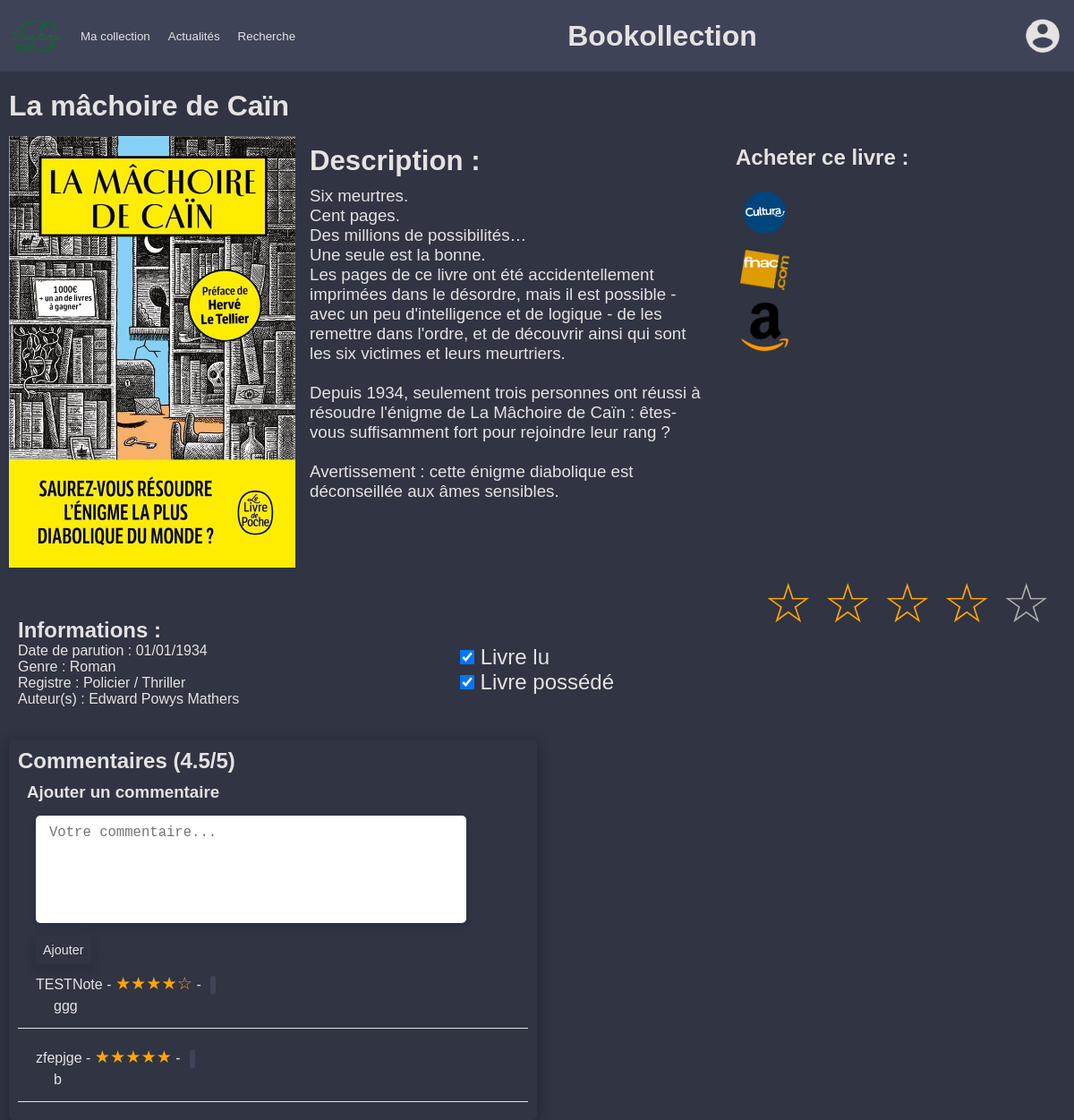
Screenshot of /livre.php?idLivre=1 (signed in) with the database file from the repository.
### tables this page shows
CREATE TABLE `livre` (
  `idLivre` int(11) NOT NULL,
  `titre` varchar(40) NOT NULL,
  `description` text NOT NULL,
  `couverture` varchar(100) NOT NULL,
  `dateParution` date DEFAULT NULL,
  `idGenre` int(11) NOT NULL
);

CREATE TABLE `sitecommercial` (
  `idSite` int(11) NOT NULL,
  `nomSite` varchar(20) NOT NULL,
  `urlSite` varchar(100) NOT NULL,
  `logo` varchar(100) DEFAULT NULL
);

CREATE TABLE `genre` (
  `idGenre` int(11) NOT NULL,
  `nomGenre` varchar(20) NOT NULL
);

CREATE TABLE `auteur` (
  `idAuteur` int(11) NOT NULL,
  `nomAuteur` varchar(20) NOT NULL,
  `prenomAuteur` varchar(20) NOT NULL
);

CREATE TABLE `ajoutcollection` (
  `idUtilisateur` int(11) NOT NULL,
  `idLivre` int(11) NOT NULL,
  `note` int(11) DEFAULT NULL,
  `avis` varchar(200) DEFAULT NULL,
  `lu` tinyint(1) NOT NULL,
  `possede` tinyint(1) NOT NULL,
  `dateCommentaire` date DEFAULT NULL
);

CREATE TABLE `utilisateur` (
  `idUtilisateur` int(11) NOT NULL,
  `nomUtilisateur` varchar(20) NOT NULL,
  `MotDePasse` varchar(255) NOT NULL,
  `email` varchar(50) NOT NULL,
  `newsletter` tinyint(1) NOT NULL,
  `dateNaissance` date DEFAULT NULL
);

### date.php (called while the page is built)
<?php
function dateFormat($dateV){
    if ($dateV == NULL) {
        return NULL;
    }
    $dateV = new DateTime($dateV);
    $date = $dateV->format('d/m/Y');
    return $date;
}
?>

### livreEstRegistre.php (called while the page is built, shortened)
<?php
function livreEstRegistre($idLivre){
    $link = mysqli_connect('localhost','root','','bookollection',3306);
    $result = "";
    $req_registre = "SELECT nomRegistre FROM registre INNER JOIN livreestregistre USING(idRegistre) WHERE livreestregistre.idLivre = $idLivre";
    if ($result_registre = mysqli_query($link,$req_registre)){
        $i = 0;
        while ($row_registre = mysqli_fetch_row($result_registre)){
            if ($i == 0){
                $result=$result. $row_registre[0];
            }else{
                $result=$result. ", ".$row_registre[0];
            }
            $i++;
        }
    }
    return $result;
}
?>

### livreEstEcritPar.php (called while the page is built, shortened)
<?php
function livreEstEcritPar($idLivre){
    $link = mysqli_connect('localhost','root','','bookollection',3306);
    $result = "";
    $req_auteur = "SELECT prenomAuteur,nomAuteur FROM auteur, ecritpar WHERE auteur.idAuteur = ecritpar.idAuteur AND ecritpar.idLivre = $idLivre";
    if ($result_auteur = mysqli_query($link,$req_auteur)){
        $i = 0;
        while ($row_auteur = mysqli_fetch_row($result_auteur)){
            if ($i == 0){
                $result=$result. $row_auteur[0]." ".$row_auteur[1];
            }else{
                $result=$result. ", ".$row_auteur[0]." ".$row_auteur[1];
            }
            $i++;
        }
    }
    return $result;
}
?>

### moyNotes.php (called while the page is built, shortened)
<?php
function moyNotes($idLivre){
    $link = mysqli_connect('localhost','root','','bookollection',3306);
    $tab_notes = array();
    $req_notes = "SELECT note FROM ajoutcollection WHERE idLivre = $idLivre AND note IS NOT NULL";
    $result_notes = mysqli_query($link,$req_notes);
    $nb_notes = mysqli_num_rows($result_notes);
    if ($nb_notes == 0){
        return " - ";
    }else{
        while ($row_notes = mysqli_fetch_row($result_notes)){
            $tab_notes[] = $row_notes[0];
        }
        $moy = array_sum($tab_notes)/$nb_notes;
        return round($moy,2);
    }
}
?>

### noteLivre.php (called while the page is built)
<?php
function noteStyle($note){
    $result = "";
    if ($note == 0){
        return " ";
    }else{
        $result1 = "☆";
        $result2 = "☆";
        $result3 = "☆";
        $result4 = "☆";
        $result5 = "☆";
    for ($i=0;$i<$note;$i++){
        if ($i == 0){
            $result1 = "★";
        }
        if ($i == 1){
            $result2 = "★";
        }
        if ($i == 2){
            $result3 = "★";
        }
        if ($i == 3){
            $result4 = "★";
        }
        if ($i == 4){
            $result5 = "★";
        }
    }
    $result = $result1.$result2.$result3.$result4.$result5;
}
    return $result;
}
?>

### livre.php (the view, shortened to what this page needs)
<!DOCTYPE html>
<html lang="fr">
    <head>
        <link rel="stylesheet" href="styles/livrephp.css">
        <link rel="stylesheet" href="styles/popup.css">
    </head>
    <body>
        <header>
            <nav>
                <img alt="Logo de MyBookollection" src="images/ico-removebg-preview.png">
                <input class="nav_button" type="button" onclick="window.location.href = 'collection.php';" value="Ma collection">
            <input class="nav_button" type="button" onclick="window.location.href = 'actualites.php';" value="Actualités">
            <input class="nav_button" type="button" onclick="window.location.href = 'recherche.php';" value="Recherche">
            </nav>
            <h1>Bookollection</h1>
        <button id="bouton_compte"><img alt="compte" src="images/account_circle_clair-removebg-preview.png" id="img_compte"></button>
        </header>
<?php
    require('date.php');
    require('moyNotes.php');
    require('livreEstEcritPar.php');
    require('livreEstRegistre.php');
    require('noteLivre.php');
    $link = connexion();
    $user = $_SESSION['id'];
    if (isset($_GET['idLivre'])){
        $idLivre = $_GET['idLivre'];
    }
    $req_livre = "SELECT titre,description,couverture,dateParution,nomRegistre,nomGenre FROM livre INNER JOIN livreestregistre USING(idLivre) INNER JOIN registre ON registre.idRegistre = livreestregistre.idregistre INNER JOIN genre USING(idGenre) WHERE idLivre = {$idLivre}";
    if ($result_livre = mysqli_query($link,$req_livre)){
        $row = mysqli_fetch_row($result_livre);
        echo "<h1 id='titre'>".$row[0]."</h1>";
        echo "<div class='grid'>";
        echo "<div>";
        echo "<img id='imageLivre' src='images/livres/".$row[2]."'>";
        echo "</div>";
        echo "<div class='desc'>";
        echo "<h2 id='Tdescription'>Description :</h2>";
        echo "<p id='description'>".$row[1]."</p>";
        echo "</div>";
        echo "<div class='achat'>";
        echo "<h2 id='Tachat'>Acheter ce livre :</h2>";
        $req_site = "SELECT urlSite,logo FROM sitecommercial INNER JOIN enventesur USING(idSite) INNER JOIN livre USING(idLivre) WHERE idLivre = {$idLivre}";
        if ($result_site = mysqli_query($link,$req_site)){
            while ($row_site = mysqli_fetch_row($result_site)){
                echo "<p><a id='buyLink' href='".$row_site[0]."' target='__BLANK'><img id='logoSite' src='".$row_site[1]."'></a></p>";
            }
        }
        echo "</div>";
        echo "</div>";
        echo "<div class='rating'>";
        echo "<form action='livre.php?idLivre=".$idLivre."' method='post'>";
        echo "<button type='submit' name='note[]' value='5' class='testRating'";
        echo ">☆</button>";
        echo "<button type='submit' name='note[]' value='4' class='testRating'";
        $reqNote4 = "SELECT * FROM ajoutcollection WHERE idUtilisateur={$user} AND idLivre = {$idLivre} AND note >= 4";
        $resNote4 = mysqli_query($link,$reqNote4);
        $rowsNote4 = mysqli_num_rows($resNote4);
        if ($rowsNote4 == 1){
            echo 'style ="color:orange";';
        }else if (isset($_POST['note'])){$note = $_POST['note'];   if($note[0]>=4){echo 'style ="color:orange";';}}
        echo ">☆</button>";
        echo "<button type='submit' name='note[]' value='3' class='testRating'";
        $reqNote3 = "SELECT * FROM ajoutcollection WHERE idUtilisateur={$user} AND idLivre = {$idLivre} AND note >= 3";
        $resNote3 = mysqli_query($link,$reqNote3);
        $rowsNote3 = mysqli_num_rows($resNote3);
        if ($rowsNote3 == 1){
            echo 'style ="color:orange";';
        }else if (isset($_POST['note'])){$note = $_POST['note'];   if($note[0]>=3){echo 'style ="color:orange";';}}
        echo ">☆</button>";
        echo "<button type='submit' name='note[]' value='2' class='testRating'";
        $reqNote2 = "SELECT * FROM ajoutcollection WHERE idUtilisateur={$user} AND idLivre = {$idLivre} AND note >= 2";
        $resNote2 = mysqli_query($link,$reqNote2);
        $rowsNote2 = mysqli_num_rows($resNote2);
        if ($rowsNote2 == 1){
            echo 'style ="color:orange";';
        }else if (isset($_POST['note'])){$note = $_POST['note'];   if($note[0]>=2){echo 'style ="color:orange";';}}
        echo ">☆</button>";
        echo "<button type='submit' name='note[]' value='1' class='testRating'";
        $reqNote1 = "SELECT * FROM ajoutcollection WHERE idUtilisateur={$user} AND idLivre = {$idLivre} AND note >= 1";
        $resNote1 = mysqli_query($link,$reqNote1);
        $rowsNote1 = mysqli_num_rows($resNote1);
        if ($rowsNote1 == 1){
            echo 'style ="color:orange";';
        }
        else if (isset($_POST['note'])){$note = $_POST['note'];   if($note[0]>=1){echo 'style ="color:orange";';}}
        echo ">☆</button>";
        echo "</form>";
        echo "</div>";
        echo "<div class='info'>";
        echo "<h2 id='Tinfo'>Informations :</h2>";
        echo "<p id='info'>Date de parution : ".dateFormat($row[3])."</p>";
        echo "<p id='info'>Genre : ".$row[5]."</p>";
        echo "<p id='info'>Registre : ".livreEstRegistre($idLivre)."</p>";
        echo "<p id='info'>Auteur(s) : ".livreEstEcritPar($idLivre)."";
        echo "</div>";
    }
    else {
        echo "Erreur: Impossible d'executer la requete $req_livre. " . mysqli_error($link);
        exit;
    }
    echo '
    <form method="post" action="livre.php?idLivre='.$idLivre.'">
    <div class="bookre">
    <label id="BookRead">
        <input class="box" type="checkbox" name="bookread" ';
        $reqRead = "SELECT * FROM ajoutcollection WHERE idLivre = {$idLivre} AND idUtilisateur = {$user} AND lu = 1";
        $resRead = mysqli_query($link,$reqRead);
        $rowsRead = mysqli_num_rows($resRead);
        if ($rowsRead == 1 || isset($_POST['bookread'])){
            echo 'checked="checked"';
        }
        echo ' onchange="submit();"">
        Livre lu
    </label>';
  echo '  <br>
    <label id="BookHave">
        <input class="box" type="checkbox" name = "bookhave" ';
        $reqHave = "SELECT * FROM ajoutcollection WHERE idLivre = {$idLivre} AND idUtilisateur = {$user} AND possede = 1";
        $resHave = mysqli_query($link,$reqHave);
        $rowsHave = mysqli_num_rows($resHave);
        if ($rowsHave == 1 || isset($_POST['bookhave'])){
            echo 'checked="checked"';
        }
        echo 'onchange="submit();"">
        Livre possédé
    </label>
</div>
</form>';
$req_comments = "SELECT avis,note,nomUtilisateur,dateCommentaire FROM ajoutcollection INNER JOIN utilisateur USING(idUtilisateur) WHERE idLivre = {$idLivre} AND avis IS NOT NULL";
if ($result_comments = mysqli_query($link,$req_comments)){
    echo
    "<div class='grid_comment'>
        <div class='box_comment'>
            <h2>Commentaires (".moyNotes($idLivre)."/5)</h2>
            ";
            echo "
            <h3>Ajouter un commentaire</h3>
            <form method='post' action='livre.php?idLivre={$idLivre}'>
                <textarea name='comment' placeholder='Votre commentaire...'></textarea>
                <br>
                <input type='submit' name='submit' value='Ajouter'>
            </form>
            ";
        while ($row_comments = mysqli_fetch_row($result_comments)){
            if (isset($_POST['comment']) == False || $row_comments[0] != $_POST['comment']){
            echo "
            <div class='comment'>
                <p>".$row_comments[2]." - <span class='noteStar'>".noteStyle($row_comments[1])."</span> - <span class='dateComment'>".dateFormat($row_comments[3])."</span></p>
                <p class='avisUser'>".$row_comments[0]."</p>
            </div>";
        }
    }
        echo "</div>
        <div>
        </div>
        </div>";
}
?>
    </body>
</html>

### styles/livrephp.css (style rules this page uses)
:root { --primary: rgb(0, 122, 204); }
* { margin: 0; }
body { font-family: Poppins, sans-serif; height: 100vh; color: var(--fontcolor); background-color: var(--secondary); }
h1, h2 { color: var(--fontcolor); font-weight:600; }
header { display: flex; position: fixed; top: 0px; justify-content: space-between; align-items: center; width: 100%; height: 10vh; background-color: var(--third); }
nav { display: flex; height: 100%; }
.nav_button { background-color: var(--third); color: var(--fontcolor); height: 100%; padding: 10px; border: 0px; border-radius: 0px; }
#img_compte { scale: 70%; }
#bouton_compte { display: flex; justify-content: center; align-items: center; background-color: var(--third); border: none; width: 50px; height: 50px; }
#titre { margin: 100px 0px 15px 10px; font-size: 2em; }
.grid { display: grid; grid-template-columns: 33% 33% 33%; }
#imageLivre { width: 20em; margin-left: 10px; }
.desc { margin-left: -50px; margin-top: 10px; margin-bottom: 10px; font-size: 1.3em; }
#Tdescription { margin-bottom: 10px; }
#description { font-size: 0.9em; }
.achat { margin-left: 30px; margin-top: 10px; }
#logoSite { width: 15%; height: 8%; margin-bottom: 10px; margin-left: 5px; }
#Tachat { margin-bottom: 20px; }
.bookre { text-align: center; margin-top: -70px; font-size: 1.5em; }
#BookRead { margin-left: -72px; }
.box { width:1.2em; height:1.2em; }
.info { margin-left:20px; margin-top: -20px; }
.testRating { color:#aaa; background-color: var(--secondary); text-decoration: none; font-size: 3.8em; transition: color .4s; border:0px; }
.rating { direction: rtl; grid-row-start: 2; grid-column-start: 3; margin-right: 20px; }
.box_comment h3 { margin-left: 10px; margin-top: 10px; margin-bottom: 15px; }
.box_comment textarea { font-size: 1.2em; width: 80%; height: 100px; border-radius: 5px; border: 0px; padding: 10px; padding-left: 15px; box-shadow: rgba(9, 30, 66, 0.25) 0px 4px 8px -2px, rgba(9, 30, 66, 0.08) 0px 0px 0px 1px; margin-bottom: 10px; margin-left: 20px; resize: none; }
.box_comment input { border-radius: 4px; border: 0px; padding: 8px; font-size: 0.9em; margin-left: 20px; color : var(--fontcolor); background-color: var(--secondary); box-shadow: rgba(0, 0, 0, 0.15) 0px 5px 15px 0px; }
.grid_comment { display: grid; grid-template-columns: 50% 50%; margin-top: 50px; margin-left: 10px; margin-right: 10px; margin-bottom: 20px; }
.box_comment { border: 0px solid black; border-radius: 5px; padding: 10px; box-shadow: rgba(0, 0, 0, 0.35) 0px 5px 15px; }
.box_comment h2 { margin-bottom: 10px; }
.box_comment p { margin-left:20px; }
.avisUser { padding-top: 5px; padding-left: 20px; }
.comment { padding-top: 10px; padding-bottom: 15px; border-bottom: 0.3px solid var(--fontcolor); margin-bottom: 10px; }
.dateComment { font-size: 0.8em; border: var(--third) 1px solid; padding: 2px; border-radius: 5px; background-color: var(--third); margin-left: 10px; }
.noteStar { color:orange; font-size: 1.2em; }

### styles/popup.css (style rules this page uses)
#bouton_compte { margin-right: 10px; }

### rows the page displays
livre: titre "La mâchoire de Caïn", couverture (picture), description "Six meurtres. Cent pages. Des millions de possibilités… Une seule est la bonne. Les pages de ce livre ont été accidentellement imprimées dans le désordre, mais il est possible - avec un peu d'intelligence et de logique - de les remettre dans l'ordre, et de découvrir ainsi qui sont les six victimes et leurs meurtriers. Depuis 1934, seulement trois personnes ont réussi à résoudre l'énigme de La Mâchoire de Caïn : êtes-vous suffisamment fort pour rejoindre leur rang ? Avertissement : cette énigme diabolique est déconseillée aux âmes sensibles.", dateParution "01/01/1934", idGenre.nomGenre "Roman"
sitecommercial: logo (picture)
sitecommercial: logo (picture)
sitecommercial: logo (picture)
auteur: livreEstEcritPar($idLivre) "Edward Powys Mathers"
ajoutcollection: idUtilisateur.nomUtilisateur "TESTNote", note "★★★★☆", avis "ggg"
ajoutcollection: idUtilisateur.nomUtilisateur "zfepjge", note "★★★★★", avis "b"

### other values shown
livreEstRegistre($idLivre) "Policier / Thriller"
moyNotes($idLivre) "4.5"
